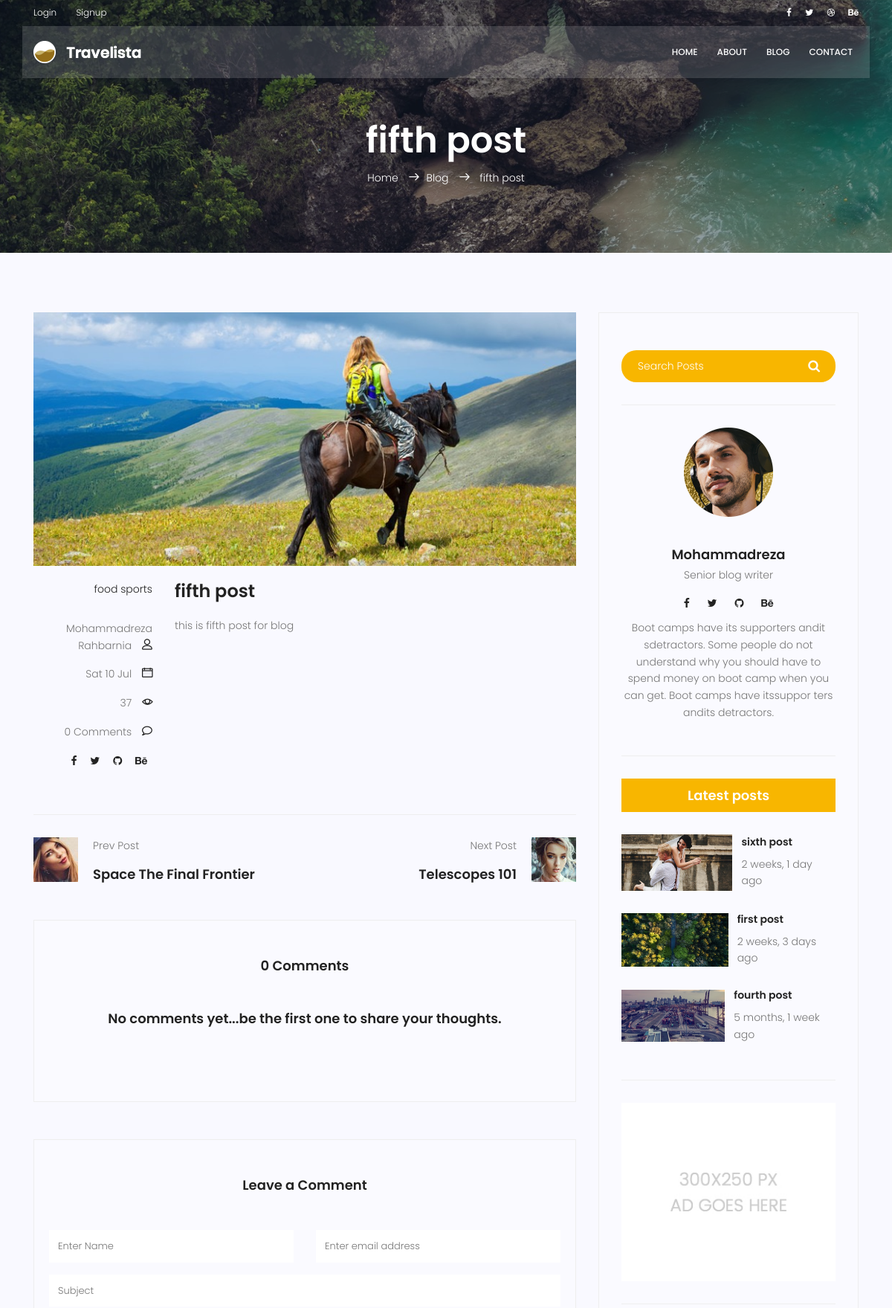
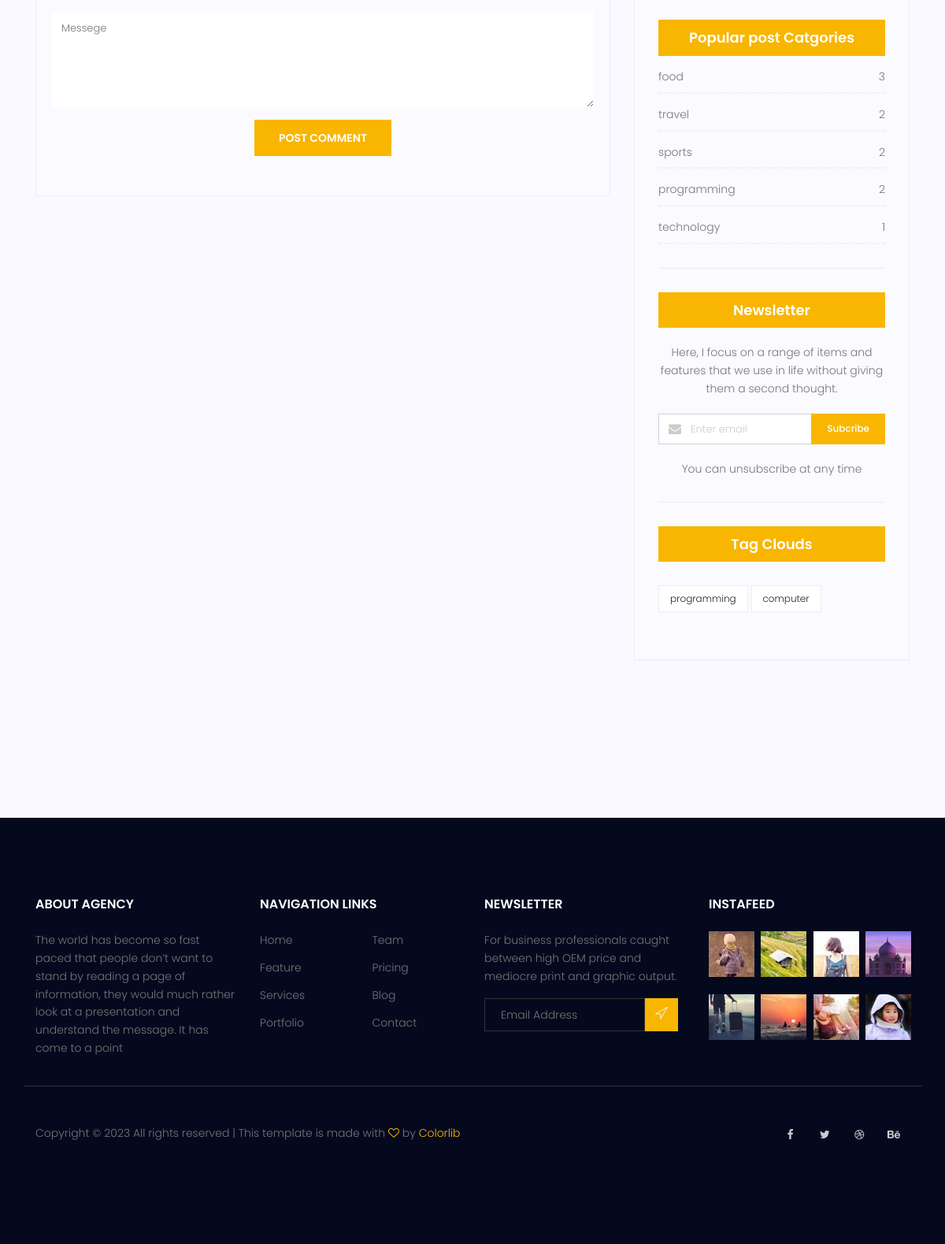
Screenshot of /blog/11 with the database file from the repository (2 pictures, top to bottom).
### blog/models.py (models this page shows, shortened)
class Post(models.Model):
    title = models.CharField(max_length=255)
    content = models.TextField()
    image = models.ImageField(upload_to='blog',default='blog/default.jpg')
    tags = TaggableManager()
    category = models.ManyToManyField(Category)
    author = models.ForeignKey(User,on_delete=models.SET_NULL,null = True)
    login_require = models.BooleanField(default=False)
    counted_views = models.IntegerField(default=0)
    status = models.BooleanField(default=False)
    created_date = models.DateTimeField(auto_now_add=True)
    updated_date = models.DateTimeField(auto_now=True)
    published_date = models.DateTimeField(null = True)
    class Meta:
        ordering = ['-created_date']

class Category(models.Model):
    name = models.CharField(max_length=255)
    def __str__(self):
        return self.name

### blog/views.py (the view, shortened to what this page needs)
# urls.py: path("<int:pid>",blog_single,name = 'single'),
def blog_single(request,pid):
    post = get_object_or_404(Post,pk=pid,published_date__lte = timezone.now())
    comments = Comment.objects.filter(post=post,approved = True)
    form = CommentForm()
    context = {'post':post,'comments':comments,'form':form}
    post.counted_views += 1
    post.save()
    if not post.login_require:
        return render(request,'blog/blog-single.html',context)
    else:
        if request.user.is_authenticated:
            return render(request,'blog/blog-single.html',context)
        else:
            messages.info(request,"You must login first to see special posts.")
            return HttpResponseRedirect(reverse('accounts:login'))

### blog/forms.py
class CommentForm(forms.ModelForm):
    class Meta:
        model = Comment
        fields = ['post','name','email','subject','message']

### blog/templatetags/blog_tags.py (called while the page is built)
@register.inclusion_tag('blog/blog-latestposts.html')
def latest_posts(arg=3):
    posts = Post.objects.filter(published_date__lte=timezone.now()).order_by('-published_date')[:arg]
    return {'posts':posts}

@register.inclusion_tag('blog/blog-postcategories.html')
def popular_categories():
    posts = Post.objects.filter(published_date__lte=timezone.now())
    categories = Category.objects.all()
    cat_dict = {}
    for name in categories:
        cat_dict[name]=posts.filter(category=name).count()
    cat_dict = dict((sorted(list(cat_dict.items()),key=lambda x:x[1],reverse=True)[:5]))
    return {'categories':cat_dict}

### templates/blog/blog-single.html (shortened to what this page needs)
{% extends 'base.html' %}
{% load static %}
{% load blog_tags %}
{% load humanize %}
{% block container %}
<section class="relative about-banner">
	<div class="overlay overlay-bg"></div>
	<div class="container">
		<div class="row d-flex align-items-center justify-content-center">
			<div class="about-content col-lg-12">
				<h1 class="text-white">
					{{post.title}}
				</h1>
				<p class="text-white link-nav"><a href="{% url 'website:index'%}">Home </a> <span
						class="lnr lnr-arrow-right"></span><a href="{% url 'blog:index'%}">Blog </a> <span
						class="lnr lnr-arrow-right"></span> {{post.title}}</p>
			</div>
		</div>
	</div>
</section>
<section class="post-content-area single-post-area">
	<div class="container">
		<div class="row">
			<div class="col-lg-8 posts-list">
				<div class="single-post row">
					<div class="col-lg-12">
						<div class="feature-img">
							<img class="img-fluid" src={{post.image.url}} alt="">
						</div>
					</div>
					<div class="col-lg-3  col-md-3 meta-details">
						<ul class="tags">
							{% for cat in post.category.all %}
							<li><a href="{% url 'blog:category' cat_name=cat.name %}">{{cat.name}}</a></li>
							{% endfor %}
						</ul>
						<div class="user-details row">
							<p class="user-name col-lg-12 col-md-12 col-6"><a
									href="{% url 'blog:author' author_username=post.author.username %}">{{post.author.get_full_name}}</a>
								<span class="lnr lnr-user"></span>
							</p>
							<p class="date col-lg-12 col-md-12 col-6"><a href="#">{{post.published_date|date:"D d M"}}
								</a> <span class="lnr lnr-calendar-full"></span></p>
							<p class="view col-lg-12 col-md-12 col-6"><a href="#">{{post.counted_views}}</a> <span
									class="lnr lnr-eye"></span></p>
							<p class="comments col-lg-12 col-md-12 col-6"><a href="#">{{comments|length}} Comments</a>
								<span class="lnr lnr-bubble"></span></p>
							<ul class="social-links col-lg-12 col-md-12 col-6">
								<li><a href="#"><i class="fa fa-facebook"></i></a></li>
								<li><a href="#"><i class="fa fa-twitter"></i></a></li>
								<li><a href="#"><i class="fa fa-github"></i></a></li>
								<li><a href="#"><i class="fa fa-behance"></i></a></li>
							</ul>
						</div>
					</div>
					<div class="col-lg-9 col-md-9">
						<h3 class="mt-20 mb-20">{{post.title}}</h3>
						<p class="excert">
							{{post.content|safe}}
						</p>
					</div>
					<div class="col-lg-12">
					</div>
				</div>
				<div class="navigation-area">
					<div class="row">
						<div
							class="col-lg-6 col-md-6 col-12 nav-left flex-row d-flex justify-content-start align-items-center">
							<div class="thumb">
								<a href="#"><img class="img-fluid" src="{% static 'img/blog/prev.jpg' %}" alt=""></a>
							</div>
							<div class="arrow">
								<a href="#"></a>
							</div>
							<div class="detials">
								<p>Prev Post</p>
								<a href="#">
									<h4>Space The Final Frontier</h4>
								</a>
							</div>
						</div>
						<div
							class="col-lg-6 col-md-6 col-12 nav-right flex-row d-flex justify-content-end align-items-center">
							<div class="detials">
								<p>Next Post</p>
								<a href="#">
									<h4>Telescopes 101</h4>
								</a>
							</div>
							<div class="arrow">
								<a href="#"></a>
							</div>
							<div class="thumb">
								<a href="#"><img class="img-fluid" src="{% static 'img/blog/next.jpg' %}" alt=""></a>
							</div>
						</div>
					</div>
				</div>
				<div class="comments-area">
					<h4>{{comments|length}} Comments</h4>
					{% for comment in comments %}
					<div class="comment-list">
						<div class="single-comment justify-content-between d-flex">
							<div class="user justify-content-between d-flex">
								<div class="thumb">
									<img src="{% static 'img/blog/c1.jpg' %}" alt="">
								</div>
								<div class="desc">
									<h5><a href="#">{{comment.name}}</a></h5>
									<p class="date">{{ comment.created_date|naturaltime }}</p>
									<p class="comment">
										{{ comment.message }}
									</p>
								</div>
							</div>
						</div>
					</div>
					{% empty %}
					<h4>No comments yet...be the first one to share your thoughts.</h4>
					{% endfor %}
				</div>
				<div class="comment-form">
					<h4>Leave a Comment</h4>
						<form method="post" action="{% url 'blog:single' pid=post.id %}">
							{% if request.user.is_authenticated %}
							<input type="hidden" name="name" value="{{request.user.get_full_name}}">
							<input type="hidden" name="email" value="{{request.user.email}}">
							{% else %}
							<div class="form-group form-inline">
								<div class="form-group col-lg-6 col-md-12 name">
									<input type="text" class="form-control" name="name" placeholder="Enter Name"
										onfocus="this.placeholder = ''" onblur="this.placeholder = 'Enter Name'">
								</div>
								<div class="form-group col-lg-6 col-md-12 email">
									<input type="email" class="form-control" name="email"
										placeholder="Enter email address" onfocus="this.placeholder = ''"
										onblur="this.placeholder = 'Enter email address'">
								</div>
							</div>
							{% endif %}
							<div class="form-group">
								<input type="text" class="form-control" name="subject" placeholder="Subject"
									onfocus="this.placeholder = ''" onblur="this.placeholder = 'Subject'">
							</div>
							<div class="form-group">
								<textarea class="form-control mb-10" rows="5" name="message" placeholder="Messege"
									onfocus="this.placeholder = ''" onblur="this.placeholder = 'Messege'"
									required=""></textarea>
							</div>
							<button type="submit" class="primary-btn text-uppercase">Post Comment</button>
						</form>
				</div>
			</div>
			<div class="col-lg-4 sidebar-widgets">
				<div class="widget-wrap">
					{% include 'blog/blog-searchbar.html' %}
					{% include 'blog/blog-writer.html' %}
					{% latest_posts %}
					{% include 'blog/blog-ads.html' %}
					{% popular_categories %}
					{% include 'blog/blog-newsletter.html' %}
					{% include 'blog/blog-tagclouds.html' %}
				</div>
			</div>
		</div>
	</div>
</section>
{% endblock %}

### templates/blog/blog-latestposts.html
{% load blog_tags %}
{% load humanize %}
<div class="single-sidebar-widget popular-post-widget">
    <h4 class="popular-title">Latest posts</h4>
    {% for post in posts %}
    <div class="popular-post-list">
        <div class="single-post-list d-flex flex-row align-items-center">
            <div class="thumb">
                <img class="img-fluid" src="{{post.image.url}}" alt="">
            </div>
            <div class="details">
                <a href="{% url 'blog:single' pid=post.id %}">
                    <h6>{{post.title}}</h6>
                </a>
                <p>{{ post.published_date|naturaltime }}</p>
            </div>
        </div>
    </div>
    {% endfor %}
</div>

### templates/blog/blog-postcategories.html
{% load static %}
{% load blog_tags %}
<div class="single-sidebar-widget post-category-widget">
    <h4 class="category-title">Popular post Catgories</h4>
    <ul class="cat-list">
        {% for cat,count in categories.items %}
        <li>
            <a href="{% url 'blog:category' cat_name=cat.name %}" class="d-flex justify-content-between">
                <p>{{cat}}</p>
                <p>{{count}}</p>
            </a>
        </li>
        {% endfor %}
    </ul>
</div>

### templates/blog/blog-tagclouds.html
{% load static %}
<div class="single-sidebar-widget tag-cloud-widget">
    <h4 class="tagcloud-title">Tag Clouds</h4>
    <ul>
        {% for tag in post.tags.all %}
        <li><a href="{% url 'blog:tag' tag_name=tag.name %}">{{tag.name}}</a></li>
        {% endfor %}
    </ul>
</div>

### rows the page displays
Post: title "fifth post", image (picture), author.get_full_name "Mohammadreza Rahbarnia", published_date "Sat 10 Jul", counted_views "37", content "this is fifth post for blog"
Category: name "food", count "3"
Category: name "sports", count "2"
Post: image (picture), title "sixth post", published_date "2 weeks, 1 day ago"
Post: image (picture), title "first post", published_date "2 weeks, 3 days ago"
Post: image (picture), title "fourth post", published_date "5 months, 1 week ago"
Category: name "travel", id "2"
Category: name "programming", count "2"
Category: name "technology", count "1"
Tag: name "programming"
Tag: name "computer"

### other values shown
{{ comments|length }} "0"
